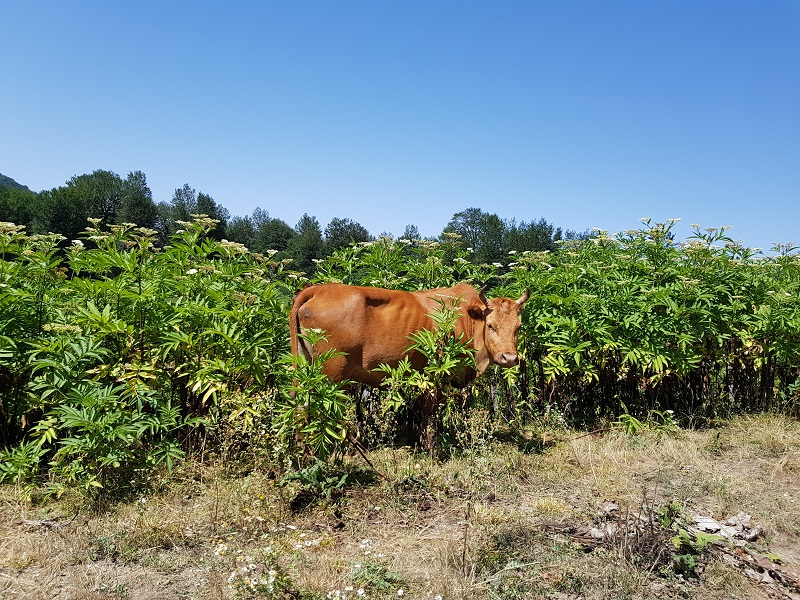
#> input picture input.jpg, 800 x 600 px, found by its file name
$ jupyter execute machinevision2-1.ipynb
#> lines starting #> are read from the running program, lines starting #| are printed output that depends on the picture; after the words box and inside, x2 and y2 are one past the last pixel; in counts of white or black regions, pixels touching at a corner belong together
[cell 1]
import cv2
import numpy as np
import matplotlib.pyplot as plt

[cell 2]
square=np.zeros((300,300),np.uint8)
cv2.rectangle(square,(50,50),(250,250),250,-1)
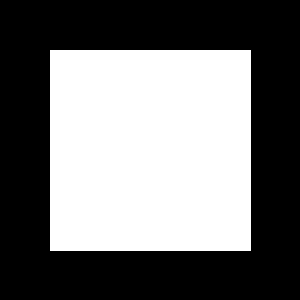
#> square: shape (300, 300); values 0 (black) and 250 (white), 44.9% white; 1 white region, box (x1, y1, x2, y2) and area: (50, 50, 251, 251) 40401

[cell 3]
ellipse=np.zeros((300,300),np.uint8)
cv2.ellipse(ellipse,(150,150),(150,150),30,0,180,255,-1)
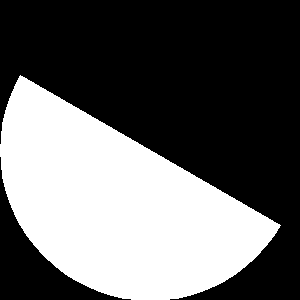
#> ellipse: shape (300, 300); 39.6% white; 1 white region, box (x1, y1, x2, y2) and area: (0, 75, 281, 300) 35626

[cell 4]
plt.subplot(121);plt.imshow(square,cmap="gray");plt.title("square")
plt.subplot(122);plt.imshow(ellipse,cmap="gray");plt.title("ellipse")
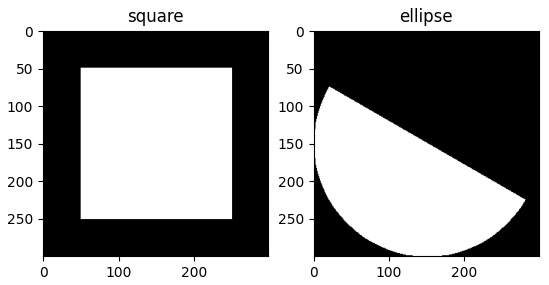
#> figure drawn by matplotlib, 2 panels

[cell 5]
bitwise_and=cv2.bitwise_and(square,ellipse)
bitwise_or=cv2.bitwise_or(square,ellipse)
bitwise_not=cv2.bitwise_not(square)
bitwise_xor=cv2.bitwise_xor(square,ellipse)

[cell 6]
plt.figure(figsize=[12,6])
plt.subplot(242);plt.imshow(square,cmap="gray");plt.title("square");
plt.subplot(243);plt.imshow(ellipse,cmap="gray");plt.title("ellipse");
plt.subplot(245);plt.imshow(bitwise_and,cmap="gray");plt.title("bitwise_and");
plt.subplot(246);plt.imshow(bitwise_or,cmap="gray");plt.title("bitwise_or");
plt.subplot(247);plt.imshow(bitwise_not,cmap="gray");plt.title("bitwise_not");
plt.subplot(248);plt.imshow(bitwise_xor,cmap="gray");plt.title("bitwise_xor");
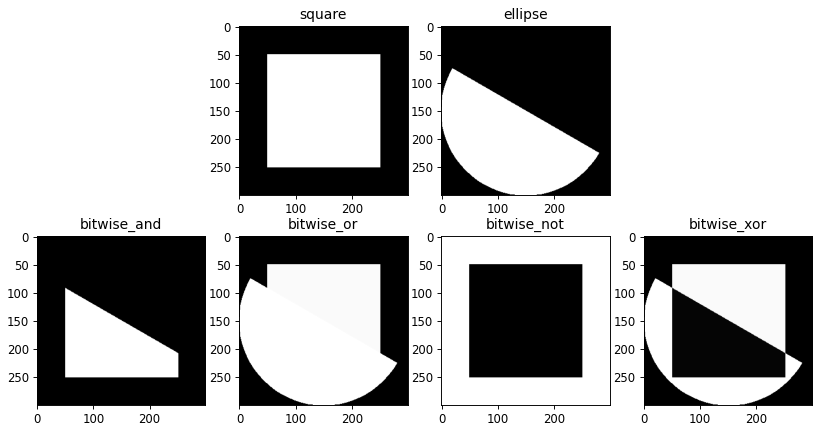
#> figure drawn by matplotlib, 6 panels

[cell 7]
image=cv2.imread(r"C:\Users\Student\Desktop\input.jpg")
#> image is the input picture: shape (600, 800, 3); mean B, G, R 128.9, 134.4, 116.5
cropped=image[100:600,150:650]
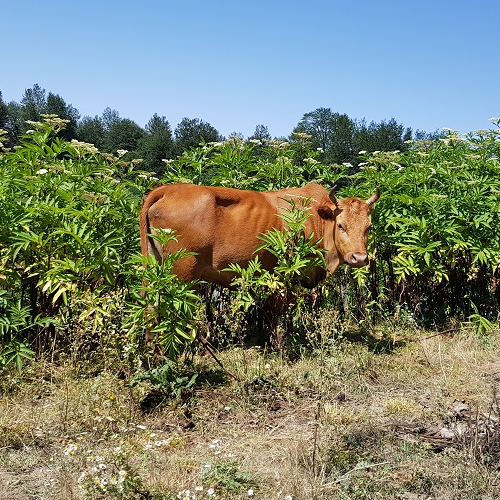
#> cropped: shape (500, 500, 3); mean B, G, R 112.1, 131.5, 123.2
circle=np.zeros((500,500,3),np.uint8)
cv2.circle(circle,(250,250),250,(255,255,255),-1)
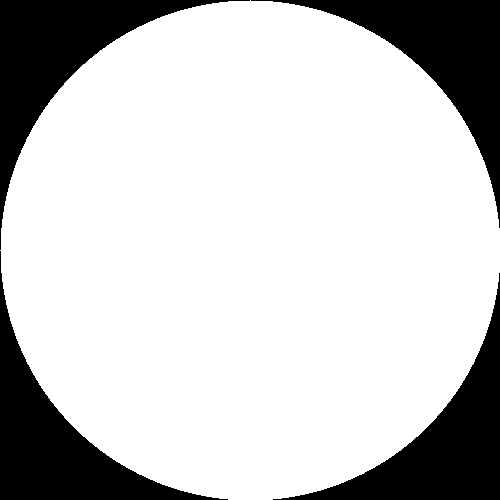
#> circle: shape (500, 500, 3); 78.5% white; 4 black regions, box (x1, y1, x2, y2) and area: (0, 0, 250, 250) 13670, (251, 0, 500, 228) 13420, (0, 251, 228, 500) 13420, (273, 273, 500, 500) 13171
output_image=cv2.bitwise_and(cropped,circle)
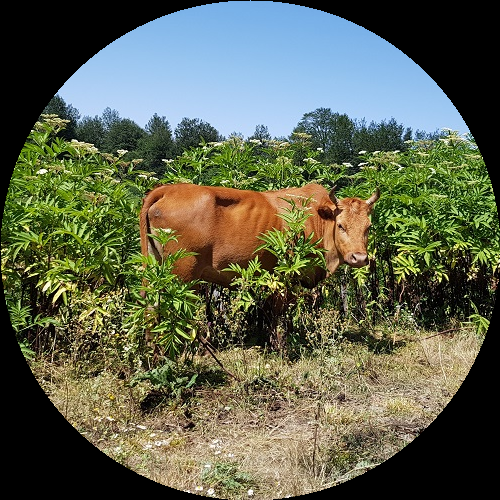
#> output_image: shape (500, 500, 3); mean B, G, R 78.2, 98.5, 93.8
plt.imshow(output_image[...,::-1])
plt.show()

[cell 8]
cropped.shape
#> Out = (500, 500, 3)

[cell 9]
png_image=np.zeros((500,500,4),np.uint8)
png_image[:,:,0:3]=cropped
circle=np.zeros((500,500,3),np.uint8)
cv2.circle(circle,(250,250),250,(255,255,255),-1)
png_image[:,:,:3]=circle
cv2.imwrite(r"C:\Users\Student\Desktop\caw.png",png_image)
#> Out = True

$ run again, with caw.png saved as input.jpg
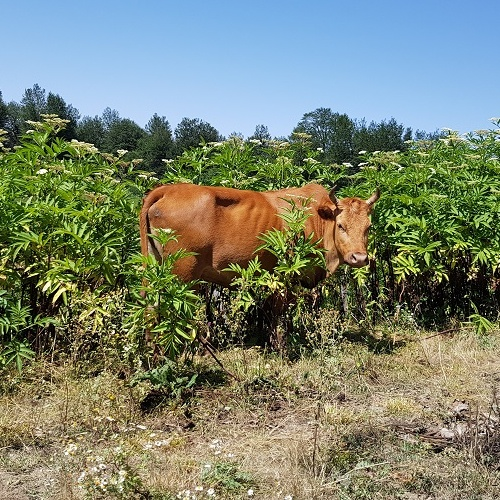
#> input picture caw.png, 500 x 500 px, found by its file name
#> square: shape (300, 300); values 0 (black) and 250 (white), 44.9% white; 1 white region, box (x1, y1, x2, y2) and area: (50, 50, 251, 251) 40401
#> ellipse: shape (300, 300); 39.6% white; 1 white region, box (x1, y1, x2, y2) and area: (0, 75, 281, 300) 35626
#> image is the input picture: shape (500, 500, 3); mean B, G, R 113, 131.5, 123.2
#> `cropped=image[100:600,150:650]`:
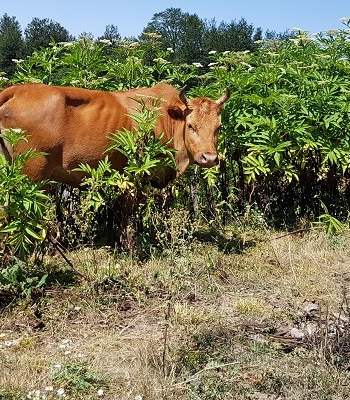
#> cropped: shape (400, 350, 3); mean B, G, R 86.7, 118.5, 122.2
#> circle: shape (500, 500, 3); 78.5% white; 4 black regions, box (x1, y1, x2, y2) and area: (0, 0, 250, 250) 13670, (251, 0, 500, 228) 13420, (0, 251, 228, 500) 13420, (273, 273, 500, 500) 13171
